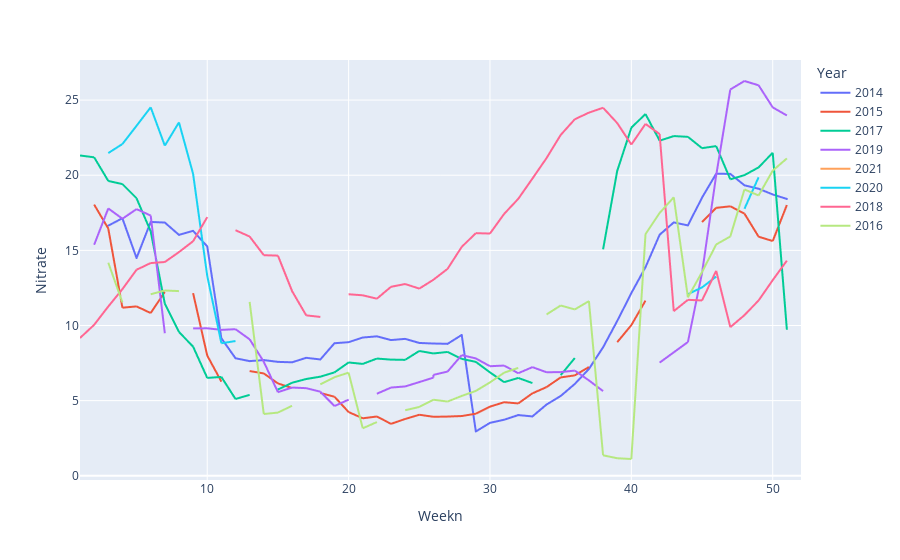

Here is the notebook cell this chart was saved with:
### Code cell
fig = px.line(deep, x="Weekn", y="Nitrate", color='Year')
fig.show()

### Figure 1 — Plotly figure (JSON) as saved in the notebook; plotly's stock layout.template omitted (floating-point values rounded to 4 significant figures; data arrays with more than 128 entries replaced by an {"elided": "..."} marker saying what was removed)
{"data": [{"hovertemplate": "Year=2014<br>Weekn=%{x}<br>Nitrate=%{y}<extra></extra>", "legendgroup": "2014", "line": {"color": "#636efa", "dash": "solid"}, "marker": {"symbol": "circle"}, "mode": "lines", "name": "2014", "showlegend": true, "type": "scattergl", "x": [3, 3, 4, 4, 5, 5, 6, 6, 7, 7, 8, 8, 9, 9, 10, 10, 11, 11, 12, 12, 13, 13, 14, 14, 15, 15, 16, 17, 17, 18, 18, 19, 19, 20, 20, 21, 21, 22, 22, 23, 23, 24, 24, 25, 25, 26, 26, 27, 27, 28, 28, 29, 29, 30, 30, 31, 31, 32, 32, 33, 33, 34, 34, 35, 35, 36, 36, 37, 37, 38, 38, 39, 39, 40, 40, 41, 41, 42, 42, 43, 43, 44, 44, 45, 45, 46, 46, 47, 47, 48, 48, 49, 49, 50, 50, 51, 51], "xaxis": "x", "y": [16.65, 16.65, 17.13, 17.13, 14.49, 14.49, 16.89, 16.89, 16.85, 16.85, 16.03, 16.03, 16.3, 16.3, 15.26, 15.26, 9.15, 9.15, 7.82, 7.82, 7.63, 7.63, 7.7, 7.7, 7.58, 7.58, 7.55, 7.85, 7.85, 7.74, 7.74, 8.82, 8.82, 8.89, 8.89, 9.2, 9.2, 9.28, 9.28, 9.03, 9.03, 9.11, 9.11, 8.84, 8.84, 8.8, 8.8, 8.78, 8.78, 9.37, 9.37, 2.95, 2.95, 3.52, 3.52, 3.73, 3.73, 4.04, 4.04, 3.95, 3.95, 4.74, 4.74, 5.31, 5.31, 6.11, 6.11, 7.11, 7.11, 8.55, 8.55, 10.3, 10.3, 12.16, 12.16, 13.88, 13.88, 16.04, 16.04, 16.86, 16.86, 16.66, 16.66, 18.51, 18.51, 20.1, 20.1, 20.09, 20.09, 19.33, 19.33, 19.1, 19.1, 18.72, 18.72, 18.42, 18.42], "yaxis": "y"}, {"hovertemplate": "Year=2015<br>Weekn=%{x}<br>Nitrate=%{y}<extra></extra>", "legendgroup": "2015", "line": {"color": "#EF553B", "dash": "solid"}, "marker": {"symbol": "circle"}, "mode": "lines", "name": "2015", "showlegend": true, "type": "scattergl", "x": [2, 2, 3, 3, 4, 4, 5, 5, 6, 6, 7, 7, 8, 9, 9, 10, 10, 11, 11, 12, 13, 13, 14, 14, 15, 15, 16, 16, 17, 18, 18, 19, 19, 20, 20, 21, 21, 22, 22, 23, 23, 24, 24, 25, 25, 26, 26, 27, 27, 28, 28, 29, 29, 30, 30, 31, 31, 32, 32, 33, 33, 34, 34, 35, 35, 36, 36, 37, 37, 38, 39, 39, 40, 40, 41, 41, 42, 43, 43, 44, 45, 45, 46, 46, 47, 47, 48, 48, 49, 49, 50, 50, 51, 51], "xaxis": "x", "y": [18.05, 18.05, 16.46, 16.46, 11.19, 11.19, 11.27, 11.27, 10.83, 10.83, 12.23, 12.23, null, 12.15, 12.15, 8, 8, 6.265, 6.265, null, 6.97, 6.97, 6.81, 6.81, 6.145, 6.145, 5.84, 5.84, null, 5.51, 5.51, 5.26, 5.26, 4.24, 4.24, 3.825, 3.825, 3.945, 3.945, 3.455, 3.455, 3.78, 3.78, 4.06, 4.06, 3.925, 3.925, 3.94, 3.94, 3.975, 3.975, 4.13, 4.13, 4.6, 4.6, 4.895, 4.895, 4.815, 4.815, 5.485, 5.485, 5.9, 5.9, 6.545, 6.545, 6.68, 6.68, 7.24, 7.24, null, 8.89, 8.89, 10.03, 10.03, 11.65, 11.65, null, 14.87, 14.87, null, 16.88, 16.88, 17.83, 17.83, 17.93, 17.93, 17.45, 17.45, 15.91, 15.91, 15.62, 15.62, 18.02, 18.02], "yaxis": "y"}, {"hovertemplate": "Year=2017<br>Weekn=%{x}<br>Nitrate=%{y}<extra></extra>", "legendgroup": "2017", "line": {"color": "#00cc96", "dash": "solid"}, "marker": {"symbol": "circle"}, "mode": "lines", "name": "2017", "showlegend": true, "type": "scattergl", "x": [1, 1, 2, 2, 3, 3, 4, 4, 5, 5, 6, 6, 7, 7, 8, 8, 9, 9, 10, 10, 11, 11, 12, 12, 13, 13, 14, 15, 15, 16, 16, 17, 17, 18, 18, 19, 19, 20, 20, 21, 21, 22, 22, 23, 23, 24, 24, 25, 25, 26, 26, 27, 27, 28, 28, 29, 29, 30, 30, 31, 31, 32, 32, 33, 33, 34, 34, 35, 35, 36, 36, 37, 37, 38, 38, 39, 39, 40, 40, 41, 41, 42, 42, 43, 43, 44, 44, 45, 45, 46, 46, 47, 47, 48, 48, 49, 49, 50, 50, 51, 51], "xaxis": "x", "y": [21.31, 21.31, 21.19, 21.19, 19.62, 19.62, 19.41, 19.41, 18.47, 18.47, 16.26, 16.26, 11.45, 11.45, 9.57, 9.57, 8.593, 8.593, 6.513, 6.513, 6.577, 6.577, 5.11, 5.11, 5.385, 5.385, null, 5.735, 5.735, 6.19, 6.19, 6.44, 6.44, 6.595, 6.595, 6.88, 6.88, 7.54, 7.54, 7.445, 7.445, 7.8, 7.8, 7.73, 7.73, 7.715, 7.715, 8.305, 8.305, 8.14, 8.14, 8.24, 8.24, 7.78, 7.78, 7.58, 7.58, 6.88, 6.88, 6.23, 6.23, 6.51, 6.51, 6.17, 6.17, null, null, 6.695, 6.695, 7.835, 7.835, null, null, 15.07, 15.07, 20.29, 20.29, 23.17, 23.17, 24.07, 24.07, 22.3, 22.3, 22.61, 22.61, 22.55, 22.55, 21.8, 21.8, 21.94, 21.94, 19.73, 19.73, 20.01, 20.01, 20.52, 20.52, 21.5, 21.5, 9.72, 9.72], "yaxis": "y"}, {"hovertemplate": "Year=2019<br>Weekn=%{x}<br>Nitrate=%{y}<extra></extra>", "legendgroup": "2019", "line": {"color": "#ab63fa", "dash": "solid"}, "marker": {"symbol": "circle"}, "mode": "lines", "name": "2019", "showlegend": true, "type": "scattergl", "x": {"elided": "194 int values"}, "xaxis": "x", "y": {"elided": "194 float values"}, "yaxis": "y"}, {"hovertemplate": "Year=2021<br>Weekn=%{x}<br>Nitrate=%{y}<extra></extra>", "legendgroup": "2021", "line": {"color": "#FFA15A", "dash": "solid"}, "marker": {"symbol": "circle"}, "mode": "lines", "name": "2021", "showlegend": true, "type": "scattergl", "x": {"elided": "182 int values"}, "xaxis": "x", "y": {"elided": "182 float values"}, "yaxis": "y"}, {"hovertemplate": "Year=2020<br>Weekn=%{x}<br>Nitrate=%{y}<extra></extra>", "legendgroup": "2020", "line": {"color": "#19d3f3", "dash": "solid"}, "marker": {"symbol": "circle"}, "mode": "lines", "name": "2020", "showlegend": true, "type": "scattergl", "x": [2, 2, 3, 3, 3, 3, 4, 4, 4, 4, 5, 5, 5, 5, 6, 6, 6, 6, 7, 7, 7, 7, 8, 8, 8, 8, 9, 9, 9, 9, 10, 10, 10, 10, 11, 11, 11, 11, 12, 12, 12, 12, 37, 37, 38, 38, 39, 39, 40, 40, 42, 42, 43, 43, 43, 43, 44, 44, 44, 44, 45, 45, 45, 45, 46, 46, 46, 46, 47, 47, 48, 48, 48, 48, 49, 49, 49, 49, 50, 50, 50, 50, 51, 51, 51, 51, 52, 52, 52, 52], "xaxis": "x", "y": [null, null, 21.48, 21.48, 21.48, 21.48, 22.07, 22.07, 22.07, 22.07, 23.29, 23.29, 23.29, 23.29, 24.52, 24.52, 24.52, 24.52, 21.96, 21.96, 21.96, 21.96, 23.52, 23.52, 23.52, 23.52, 20.09, 20.09, 20.09, 20.09, 13.3, 13.3, 13.3, 13.3, 8.82, 8.82, 8.82, 8.82, 8.965, 8.965, 8.965, 8.965, null, null, null, null, null, null, null, null, null, null, null, null, null, null, 12.08, 12.08, 12.08, 12.08, 12.54, 12.54, 12.54, 12.54, 13.26, 13.26, 13.26, 13.26, null, null, 17.77, 17.77, 17.77, 17.77, 19.86, 19.86, 19.86, 19.86, null, null, null, null, null, null, null, null, null, null, null, null], "yaxis": "y"}, {"hovertemplate": "Year=2018<br>Weekn=%{x}<br>Nitrate=%{y}<extra></extra>", "legendgroup": "2018", "line": {"color": "#FF6692", "dash": "solid"}, "marker": {"symbol": "circle"}, "mode": "lines", "name": "2018", "showlegend": true, "type": "scattergl", "x": {"elided": "204 int values"}, "xaxis": "x", "y": {"elided": "204 float values"}, "yaxis": "y"}, {"hovertemplate": "Year=2016<br>Weekn=%{x}<br>Nitrate=%{y}<extra></extra>", "legendgroup": "2016", "line": {"color": "#B6E880", "dash": "solid"}, "marker": {"symbol": "circle"}, "mode": "lines", "name": "2016", "showlegend": true, "type": "scattergl", "x": [1, 1, 2, 3, 3, 4, 4, 5, 5, 6, 6, 7, 7, 8, 8, 9, 9, 10, 10, 11, 11, 12, 13, 13, 14, 14, 15, 15, 16, 16, 17, 18, 18, 19, 19, 20, 20, 21, 21, 22, 22, 23, 24, 24, 25, 25, 26, 26, 27, 27, 28, 28, 29, 29, 30, 30, 31, 31, 32, 32, 33, 34, 34, 35, 35, 36, 36, 37, 37, 38, 38, 39, 39, 40, 40, 41, 41, 42, 42, 43, 43, 44, 44, 45, 45, 46, 46, 47, 47, 48, 48, 49, 49, 50, 50, 51, 51], "xaxis": "x", "y": [15.31, 15.31, null, 14.18, 14.18, 11.54, 11.54, null, null, 12.08, 12.08, 12.33, 12.33, 12.29, 12.29, null, null, null, null, null, null, null, 11.57, 11.57, 4.11, 4.11, 4.203, 4.203, 4.663, 4.663, null, 6.09, 6.09, 6.56, 6.56, 6.863, 6.863, 3.16, 3.16, 3.575, 3.575, null, 4.36, 4.36, 4.58, 4.58, 5.06, 5.06, 4.94, 4.94, 5.313, 5.313, 5.647, 5.647, 6.213, 6.213, 6.86, 6.86, 7.18, 7.18, null, 10.74, 10.74, 11.33, 11.33, 11.07, 11.07, 11.62, 11.62, 1.363, 1.363, 1.167, 1.167, 1.117, 1.117, 16.08, 16.08, 17.49, 17.49, 18.53, 18.53, 11.87, 11.87, 13.55, 13.55, 15.39, 15.39, 15.92, 15.92, 19.05, 19.05, 18.65, 18.65, 20.31, 20.31, 21.12, 21.12], "yaxis": "y"}], "layout": {"legend": {"title": {"text": "Year"}, "tracegroupgap": 0}, "margin": {"t": 60}, "xaxis": {"anchor": "y", "domain": [0, 1], "title": {"text": "Weekn"}}, "yaxis": {"anchor": "x", "domain": [0, 1], "title": {"text": "Nitrate"}}}}
